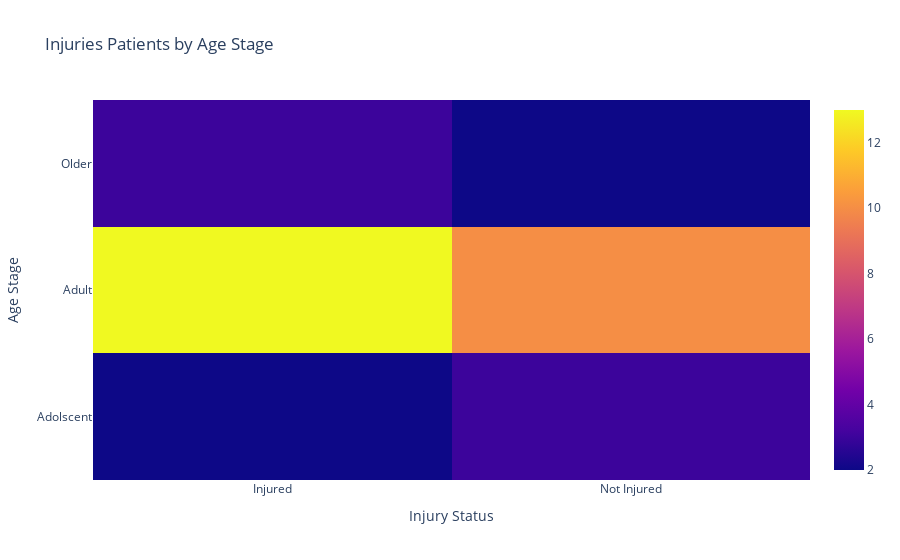

Write notebook code for a chart like this one.
### Code cell
# create MultiIndex from columns 'Not Injured' and 'Injured'
cnt.columns = pd.MultiIndex.from_product([cnt.columns, ['Count']])

# create heatmap chart using plotly
fig = go.Figure(data=go.Heatmap(z = cnt.values,
                                 x = cnt.columns.levels[0],
                                 y = cnt.index))

# update chart layout and axis labels
fig.update_layout(title='Injuries Patients by Age Stage',
                  xaxis_title='Injury Status',
                  yaxis_title='Age Stage')

# show the chart
fig.show()

### Figure 1 — Plotly figure (JSON) as saved in the notebook; plotly's stock layout.template omitted (floating-point values rounded to 4 significant figures)
{"data": [{"type": "heatmap", "x": ["Injured", "Not Injured"], "y": ["Adolscent", "Adult", "Older"], "z": [[2, 3], [13, 10], [3, 2]]}], "layout": {"title": {"text": "Injuries Patients by Age Stage"}, "xaxis": {"title": {"text": "Injury Status"}}, "yaxis": {"title": {"text": "Age Stage"}}}}
